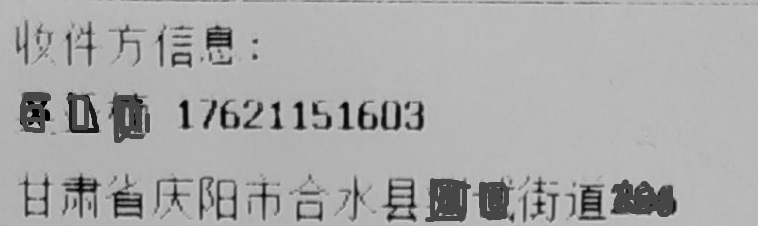
#> input picture data/images/kd.jpeg, 758 x 226 px
$ python day070.py
#> lines starting #> are read from the running program, lines starting #| are printed output that depends on the picture; after the words box and inside, x2 and y2 are one past the last pixel; in counts of white or black regions, pixels touching at a corner belong together
'''
Author       : Bingqiang Zhou
Date         : 2021-02-23 22:42:44
LastEditors  : Bingqiang Zhou
LastEditTime : 2021-02-23 23:20:29
Description  : 形态学应用 – 使用基本梯度实现轮廓分析
    基于形态学梯度实现图像二值化，进行文本结构分析是OCR识别中常用的处理手段之一，
    这种好处比简单的二值化对图像有更好的分割效果，主要步骤如下：
        1.	图像形态学梯度
        2.	灰度
        3.	全局阈值二值化
        4.	轮廓分析
'''

import cv2 as cv
import matplotlib.pyplot as plt

src = cv.imread("../data/images/kd.jpeg")
#> src is the input picture: shape (226, 758, 3); min 0, max 203, mean 169.5

# 1.图像形态学梯度（获取到轮廓）
kernel = cv.getStructuringElement(cv.MORPH_RECT, (3, 3))
gradient = cv.morphologyEx(src, cv.MORPH_GRADIENT, kernel)
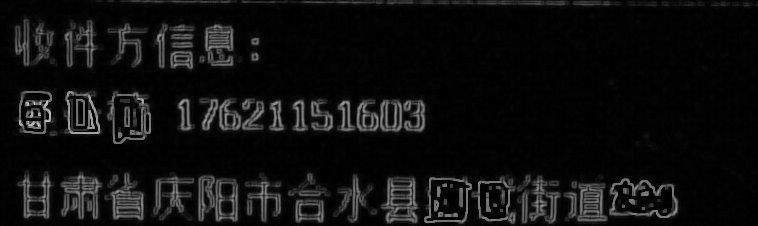
#> gradient: shape (226, 758, 3); min 0, max 197, mean 15.2

# 2.灰度
gray = cv.cvtColor(gradient, cv.COLOR_BGR2GRAY)

# 3.全局阈值二值化
thresh, binary = cv.threshold(gray, 0, 255, cv.THRESH_OTSU)
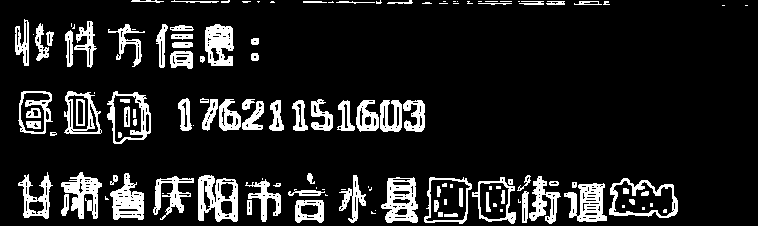
#> binary: shape (226, 758); 12.7% white; 133 white regions (49 under 20 px), largest, box (x1, y1, x2, y2) and area: (198, 175, 238, 222) 1119, (381, 177, 418, 223) 1016, (564, 183, 607, 222) 965
#> thresh = 44

# 4.轮廓分析
kernel = cv.getStructuringElement(cv.MORPH_RECT, (1, 10))
binary = cv.morphologyEx(binary, cv.MORPH_DILATE, kernel)
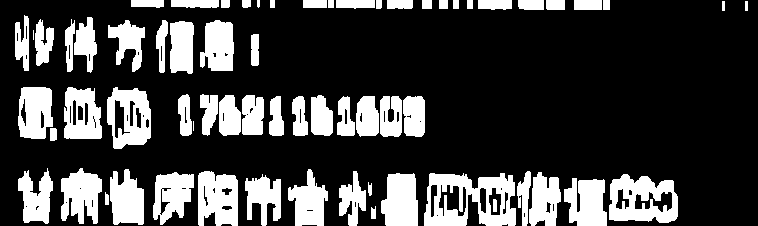
#> binary: shape (226, 758); 24.9% white; 66 white regions (2 under 20 px)
contours, hierarcy = cv.findContours(binary, cv.RETR_EXTERNAL, cv.CHAIN_APPROX_SIMPLE)
#> contours = 65 contours, 5 with area under 20; largest, box (x1, y1, x2, y2) and area: (424, 173, 516, 226) 3840, (609, 174, 678, 223) 2664, (107, 87, 151, 149) 2139, (198, 171, 238, 226) 1830, (64, 87, 102, 139) 1618
for c in range(len(contours)):
    x, y, w, h = cv.boundingRect(contours[c])
    area = cv.contourArea(contours[c])
    if area < 200:
        continue
    if h > (3*w) or h < 20:
        continue
    cv.rectangle(src, (x, y), (x+w, y+h), (0, 0, 255), 2)
#> this loop made 65 passes
#> (x, y, w, h, area) on passes 1 to 12: (371, 206, 5, 13, 38.5), (105, 192, 4, 13, 30), (368, 182, 4, 14, 28), (564, 178, 43, 48, 1475), (609, 174, 69, 49, 2663.5), (245, 174, 36, 52, 1036), (424, 173, 92, 53, 3840.5), (381, 173, 37, 53, 1581.5), (529, 172, 32, 54, 1197), (153, 172, 41, 53, 1431), (517, 171, 14, 55, 374.5), (339, 171, 27, 55, 723)
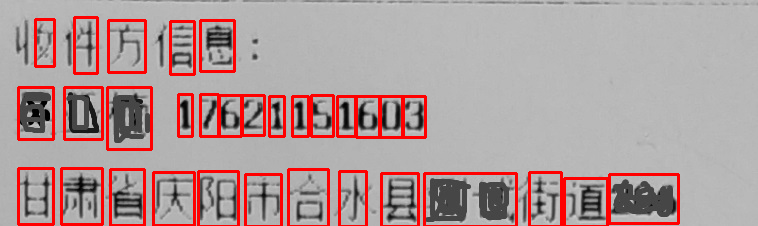
#> src: shape (226, 758, 3); 8.31% of pixels changed, all inside (x1, y1, x2, y2) = (17, 16, 680, 226)

# 可视化
rows = 2
cols = 2
images = [src, gradient, gray, binary]
titles = ["original image", "MORPH_GRADIENT", "gray", "binary"]
plt.figure(figsize=(cols * 4, rows * 3)) # Width, height in inches.
for index, image in enumerate(images):
    plt.subplot(rows, cols, index + 1)
    if index >= len(titles):
        plt.title("image")
    else:
        plt.title(titles[index])
    plt.axis("off")
    if image.ndim > 2:
        plt.imshow(image[:, :, ::-1])
    else:
        plt.imshow(image, cmap="gray")
#> this loop made 4 passes
plt.show()
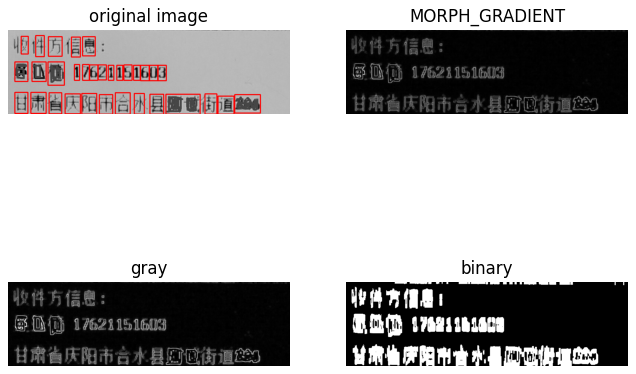
#> figure drawn by matplotlib, 4 panels
